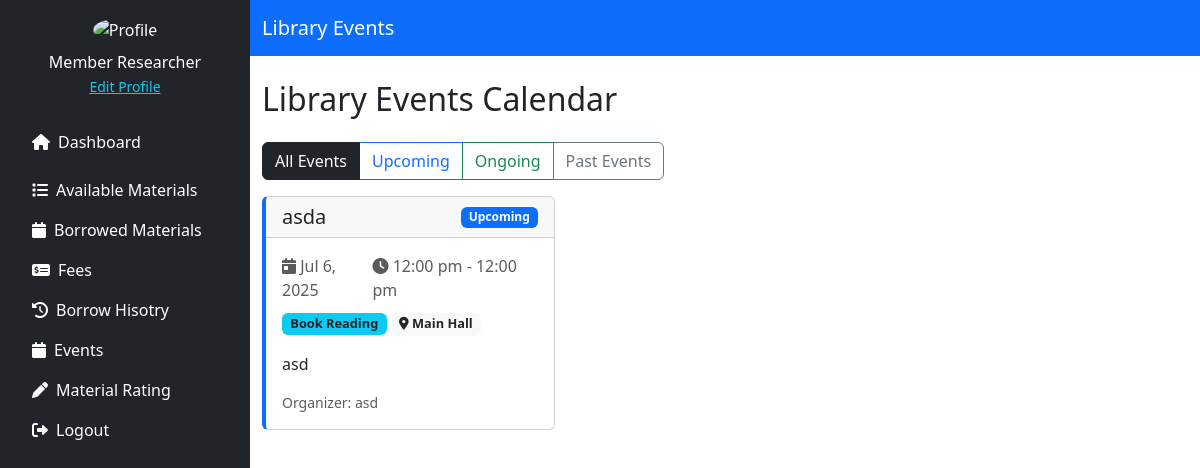
The page /source/customer/events.php (signed in) on the database its author committed.
### tables this page shows
CREATE TABLE `events` (
  `event_id` int(11) NOT NULL,
  `title` varchar(255) NOT NULL,
  `description` text DEFAULT NULL,
  `event_type` varchar(50) NOT NULL,
  `start_datetime` datetime NOT NULL,
  `end_datetime` datetime NOT NULL,
  `location` varchar(100) NOT NULL,
  `max_capacity` int(11) NOT NULL,
  `registered_count` int(11) DEFAULT 0,
  `status` enum('Upcoming','Ongoing','Completed','Cancelled') NOT NULL DEFAULT 'Upcoming',
  `organizer` varchar(100) NOT NULL,
  `created_at` datetime DEFAULT current_timestamp(),
  `updated_at` datetime DEFAULT current_timestamp() ON UPDATE current_timestamp()
);

### source/customer/events.php (the view, shortened to what this page needs)
<?php
include '../../config/db_conn.php';
function getEvents($pdo, $filter = 'all') {
    $query = "SELECT * FROM events";
    $params = [];
    $query .= " ORDER BY start_datetime ASC";
    $stmt = $pdo->prepare($query);
    $stmt->execute($params);
    return $stmt->fetchAll(PDO::FETCH_ASSOC);
}
$filter = $_GET['filter'] ?? 'all';
$events = getEvents($pdo, $filter);
?>
<!DOCTYPE html>
<html lang="en">
<head>
    <link href="https://cdn.jsdelivr.net/npm/bootstrap@5.3.3/dist/css/bootstrap.min.css" rel="stylesheet">
    <link href="https://cdnjs.cloudflare.com/ajax/libs/font-awesome/6.0.0/css/all.min.css" rel="stylesheet">
</head>
<body>
<div class="d-flex">
    <?php include './includes/sidebar.php'; ?>
    <div class="flex-grow-1">
        <nav class="navbar navbar-expand-lg navbar-dark bg-primary">
            <div class="container">
                <a class="navbar-brand" href="#">Library Events</a>
            </div>
        </nav>
        <div class="container mt-4">
            <h2 class="mb-4">Library Events Calendar</h2>
            <div class="row mb-3">
                <div class="col-md-12">
                    <div class="btn-group" role="group">
                        <a href="?filter=all" class="btn btn-outline-dark <?= $filter === 'all' ? 'active' : '' ?>">All Events</a>
                        <a href="?filter=Upcoming" class="btn btn-outline-primary <?= $filter === 'Upcoming' ? 'active' : '' ?>">Upcoming</a>
                        <a href="?filter=Ongoing" class="btn btn-outline-success <?= $filter === 'Ongoing' ? 'active' : '' ?>">Ongoing</a>
                        <a href="?filter=Completed" class="btn btn-outline-secondary <?= $filter === 'Completed' ? 'active' : '' ?>">Past Events</a>
                    </div>
                </div>
            </div>
            <div class="row row-cols-1 row-cols-md-2 row-cols-lg-3 g-4">
                <?php foreach ($events as $event):
                    $statusClass = strtolower($event['status']);
                ?>
                    <div class="col">
                        <div class="card h-100 event-card <?= $statusClass ?>">
                            <div class="card-header d-flex justify-content-between align-items-center">
                                <h5 class="card-title mb-0"><?= htmlspecialchars($event['title']) ?></h5>
                                <span class="badge bg-<?=
                                    $statusClass === 'upcoming' ? 'primary' :
                                    ($statusClass === 'ongoing' ? 'success' :
                                    ($statusClass === 'completed' ? 'secondary' : 'danger'))
                                ?>"><?= $event['status'] ?></span>
                            </div>
                            <div class="card-body">
                                <div class="d-flex justify-content-between mb-2">
                                    <span class="text-muted"><i class="fas fa-calendar-day"></i> <?= date('M j, Y', strtotime($event['start_datetime'])) ?></span>
                                    <span class="text-muted"><i class="fas fa-clock"></i> <?= date('g:i a', strtotime($event['start_datetime'])) ?> - <?= date('g:i a', strtotime($event['end_datetime'])) ?></span>
                                </div>
                                <div class="mb-3">
                                    <span class="badge event-type-badge bg-info text-dark"><?= $event['event_type'] ?></span>
                                    <span class="badge event-type-badge bg-light text-dark"><i class="fas fa-map-marker-alt"></i> <?= $event['location'] ?></span>
                                </div>
                                <p class="card-text"><?= $event['description'] ?></p>
                                <div class="d-flex justify-content-between align-items-center">
                                    <small class="text-muted">Organizer: <?= $event['organizer'] ?></small>
                                </div>
                            </div>
                        </div>
                    </div>
                <?php endforeach; ?>
            </div>
        </div>
    </div>
</div>
</body>
</html>

### source/customer/events.php (style rules this page uses)
.event-card { transition: transform 0.2s; }
.upcoming { border-left: 4px solid #0d6efd; }
.event-type-badge { font-size: 0.8em; }

### rows shown on the page
events: title "asda", status "Upcoming", start_datetime "Jul 6, 2025", start_datetime "12:00 pm", end_datetime "12:00 pm", event_type "Book Reading", location "Main Hall", description "asd", organizer "asd"

### other values the page prints
$_SESSION['user_name'] "Member Researcher"
